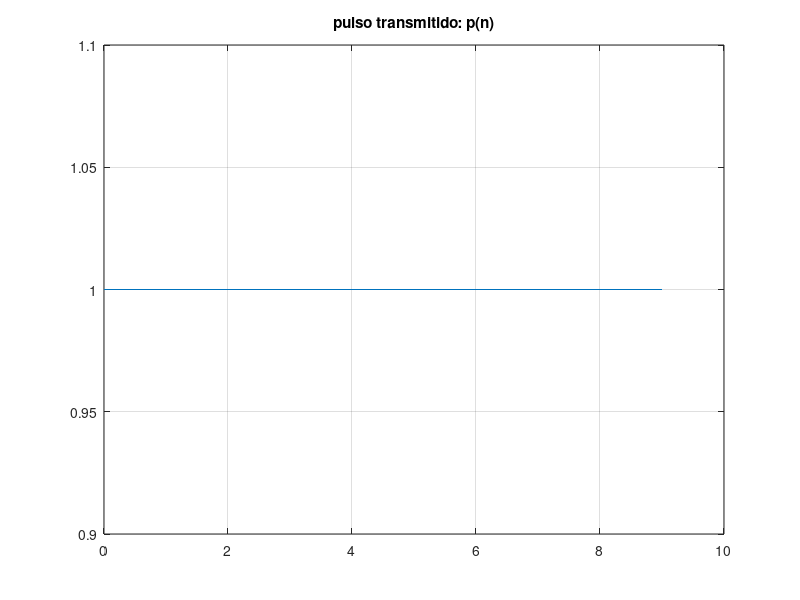
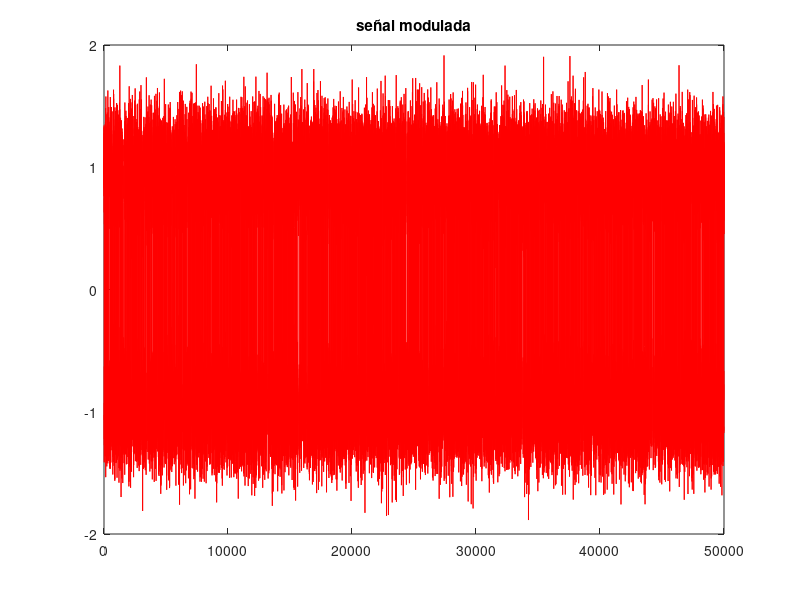

Here is the MATLAB script that generated these plots, in order:

clear all;
close all;

%===================  parámetros  ==================================

periodo = 10;           % N periodo de simbolo
longitud = 5000;        % L bits a transmitir
calidad = 20;           % EBNO energia bit / ruido (dB)

tipo = 'rectangular';

%rectangular%
%cuadrada%
%sierra%

%=================== generación del pulso =========================

desplazamiento = 0 : periodo - 1;   %n
pulso = zeros (1, periodo);


if strcmp (tipo, 'rectangular')
    pulso (:) = 1;

elseif strcmp (tipo, 'cuadrada')
    pulso (1 : periodo/2) = 1;
    pulso (periodo/2 + 1 : end) = -1;

elseif strcmp (tipo, 'sierra')
    pulso = linspace (0, 1, periodo);
end;


%=================== energía del pulso ===========================

energia_pulso = sum (abs (pulso).^2);   % Ep
energia_bit = energia_pulso;            % Eb (para 2PAM)


%=================== ruido =======================================

calidad = 10^(calidad/10); %cambio a unidades naturales
ruido = sqrt((energia_bit/calidad)/2) * randn (1, periodo*longitud);


%=================== Generacion de la señal (modulacion) =========

bits = rand (1, longitud) < 0.5;    % random bits

% 0 -> amplitud positiva
% 1 -> amplitud negativa

modular_signal = [];
for i = 1:longitud
    amplitud = 1 - 2 * bits(i);
    modular_signal = [modular_signal, pulso*amplitud];
end

received_signal = modular_signal + ruido;


%=================== filtro adaptado ==========================

pulso_invertido = pulso (periodo:-1:1);

posicion = 1;
for k = 1:periodo:longitud*periodo-1
    convoluted_signal = conv (received_signal (k:k+periodo-1),pulso_invertido);
    sample_signal = convoluted_signal(periodo);
    bits_recibidos(posicion) = sample_signal <= 0;
    posicion = posicion + 1;
end;

prob_error_real = mean (bits_recibidos ~= bits)
prob_error_teorica = erfc (sqrt(calidad))/2     %2PAM

%=================== Representacion grafica ===================

figure(1)
plot (desplazamiento, pulso);
title('pulso transmitido: p(n)');
grid;

figure(2)
plot (desplazamiento : periodo*longitud-1, received_signal, 'r');
title ('señal modulada');

waitfor(gcf)
